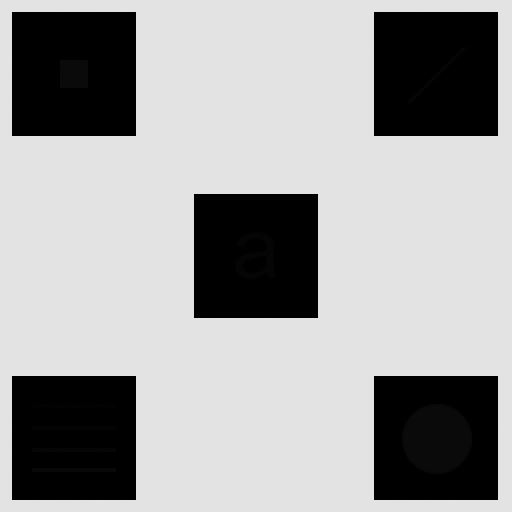
#> input picture DIP_HW3/DIP_HW3_2/hidden_object_2.jpg, 512 x 512 px
$ python 1_2.py   (older library calls are emulated)
#> lines starting #> are read from the running program, lines starting #| are printed output that depends on the picture
import cv2
import numpy as np
import matplotlib.pyplot as plt
import skimage.morphology as morp
from skimage.filters import rank

# Read the image
image = cv2.imread('hidden_object_2.jpg', cv2.IMREAD_GRAYSCALE)
#> image is the input picture: shape (512, 512); min 0, max 228, mean 160.7

# Check if the image is valid
if image is None or not isinstance(image, (np.ndarray)):
    raise ValueError("Invalid image provided. Please check the file path.")

# Local Equalization, disk shape kernel
kernel = morp.square(3)
img_local = rank.equalize(image, footprint = kernel)
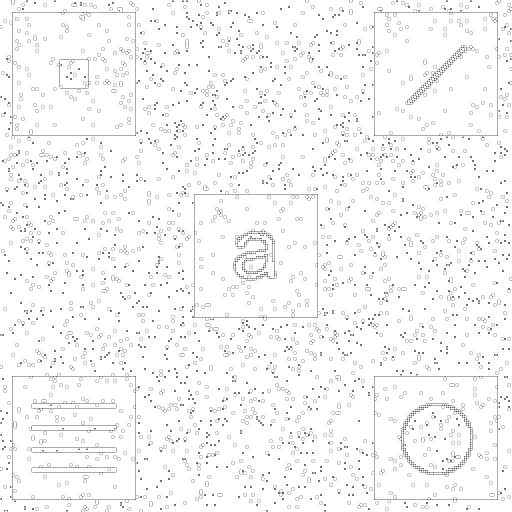
#> img_local: shape (512, 512); min 113, max 255, mean 247.4
clahe = cv2.createCLAHE()

# Apply CLAHE to the grayscale image to enhance contrast
equalized = clahe.apply(image)
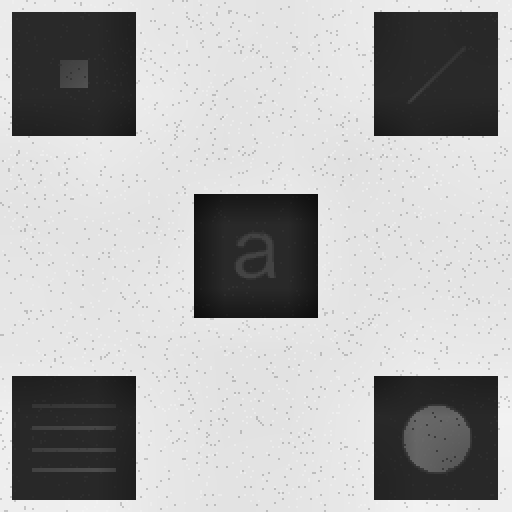
#> equalized: shape (512, 512); min 13, max 243, mean 173.7

# Normalize the enhanced image to 8-bit range
enhanced = cv2.normalize(equalized, None, alpha = 0, beta = 255, norm_type = cv2.NORM_MINMAX, dtype = cv2.CV_8U)

# Display the original and enhanced images using plt
fig, (ax_img, ax_enhanced) = plt.subplots(1, 2)

ax_img.imshow(image, cmap = plt.cm.gray)
ax_img.set_title('Low contrast image')
ax_img.set_axis_off()

ax_enhanced.imshow(enhanced, cmap = plt.cm.gray)
ax_enhanced.set_title('Local equalization')
ax_enhanced.set_axis_off()

# Show plots
plt.show()
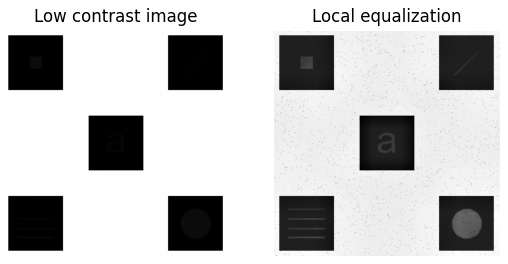
#> figure drawn by matplotlib, 2 panels
